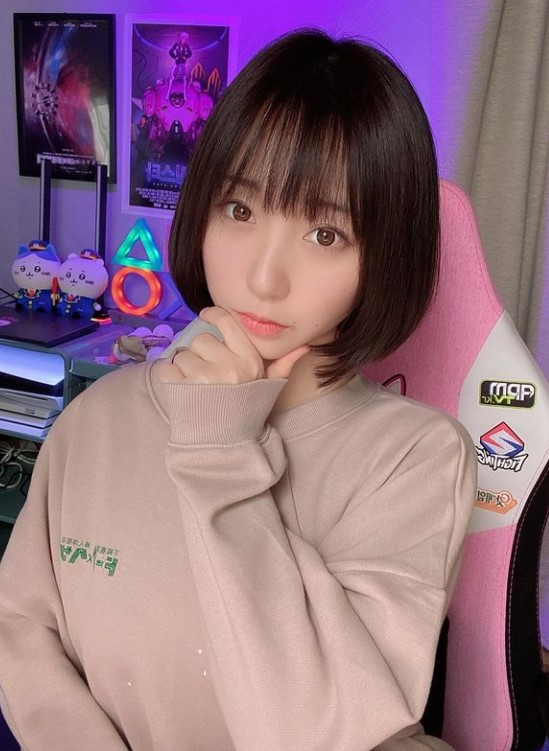
#> input picture image/image01.jpg, 549 x 751 px
$ python 'capture human.py'
#> lines starting #> are read from the running program, lines starting #| are printed output that depends on the picture

import cv2
import numpy as np


np.sum(12)
img = cv2.imread(r'./image/image01.jpg',cv2.IMREAD_GRAYSCALE)
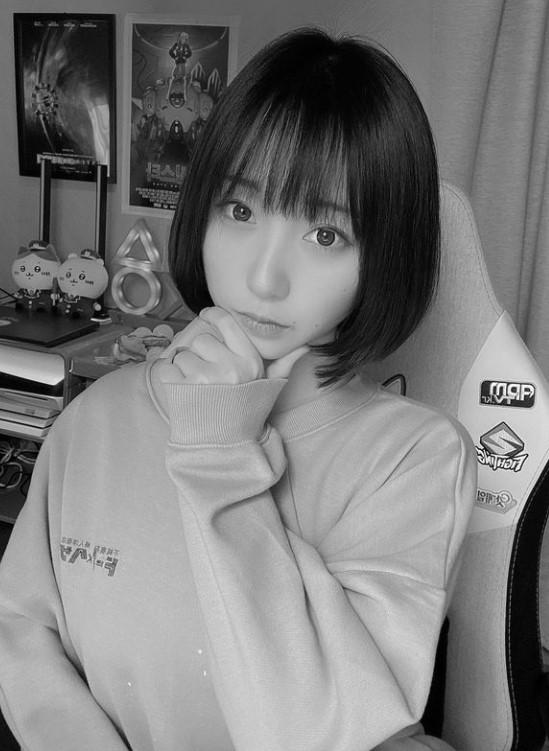
#> img: shape (751, 549); min 0, max 255, mean 121.8

print(type(img))
#| <class 'numpy.ndarray'>
print(img.shape)
#| (751, 549)
cv2.imshow('imgg',img)
cv2.waitKey(0)
cv2.destroyAllWindows()
